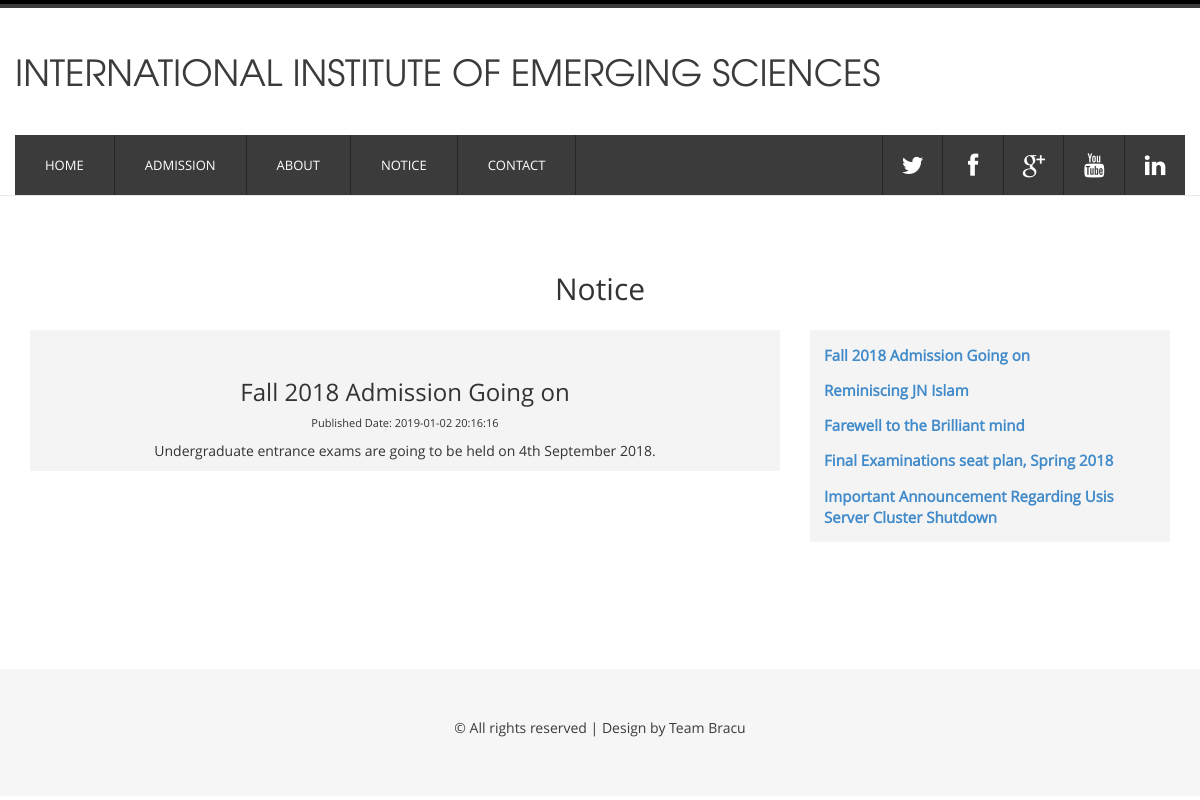
The app's page /includes/notice-zoom.php?id=21 with its own data.
### tables this page shows
CREATE TABLE `notice` (
  `nid` int(10) NOT NULL,
  `topic` varchar(100) NOT NULL,
  `content` text NOT NULL,
  `curtime` timestamp NOT NULL DEFAULT CURRENT_TIMESTAMP ON UPDATE CURRENT_TIMESTAMP
);

### includes/notice-zoom.php (the view, shortened to what this page needs)
<?php
    include_once 'headerout2.php';
    include_once 'database.php';
    $qry2 = "select nid,topic,content,curtime from notice order by nid desc";
$id= $_REQUEST['id'];
  if (isset($_REQUEST['id'])) {
    $qry = "select * from notice where nid='$id'";
    $result = mysqli_query($conn,$qry);
    $qry2 = "select nid,topic,content,curtime from notice order by nid desc";
    $subject = mysqli_fetch_assoc($result);
  }
?>
<!DOCTYPE HTML>
<html>
<head>
 <link rel="stylesheet" href="../css/info.css">
<link href="css/bootstrap.min.css" rel='stylesheet' type='text/css' />
<link href="css/bootstrap.css" rel='stylesheet' type='text/css' />
<link href="css/style.css" rel="stylesheet" type="text/css" media="all" />
   	<link rel="stylesheet" href="fonts/css/font-awesome.min.css">
</head>
<body>
<div class="main_bg">
<div class="main_btm">
	<div class="container">
		<div class="main row">
			<h2 style="text-align:center">Notice</h2><br>
				<div class="col-md-8">
				  <div class="contact-form">
				  <div class="accordion">
            <dl>
            <dd style="background: #f4f4f4; width: 100%">
            <br><br><div class="col-sm-12" id="info">
                <h3><?php echo $subject["topic"]?></h3>
                <p style="font-size:11px">
                    <?php echo "Published Date: ".$subject["curtime"]?>
                </p>
                <p style="font-size:14px">
                    <?php echo $subject["content"]?>
                </p>
            </dd>
            </dl>
</div>
        </div>
    </div>
           <div class="col-md-4">
                  <div class="contact-form">
                  <div class="accordion">
            <dl style="background: #f4f4f4;padding: 2%;">
                <marquee style="max-height: 400px;" direction = "up" onmouseover="this.stop();" onmouseout="this.start();">
                     <?php
                   $topic = mysqli_query($conn,$qry2);
                     while($news = mysqli_fetch_assoc($topic)){
                         ?>
              <dd style="padding: 2%; font-size: 15px">
                  <strong><a href="notice3.php?id=<?php echo $news['nid']?>"> <?php echo $news["topic"]?></a></strong>
              </dd>
            <?php }?>
               </marquee>
            </dl>
          </div>
        </div>
    </div>
	</div>
</div>
</div>
<?php include_once 'footer.php'; ?>
</body>
</html>

### css/style.css (style rules this page uses)
body { font-family: 'open_sansregular'; background:#ffffff; font-size: 100%; }
.main_bg { background: #ffffff; }
.main { padding: 5% 0; }
.main_btm { background: #FFFFFF; border-top: 1px solid rgb(233, 233, 233); }

### css/info.css (style rules this page uses)
#info { background: #f4f4f4; text-align: center; font-size: 15px }

### records on screen
notice: topic "Fall 2018 Admission Going on", curtime "2019-01-02 20:16:16", content "Undergraduate entrance exams are going to be held on 4th September 2018."
notice: topic "Reminiscing JN Islam"
notice: topic "Farewell to the Brilliant mind"
notice: topic "Final Examinations seat plan, Spring 2018"
notice: topic "Important Announcement Regarding Usis Server Cluster Shutdown"
